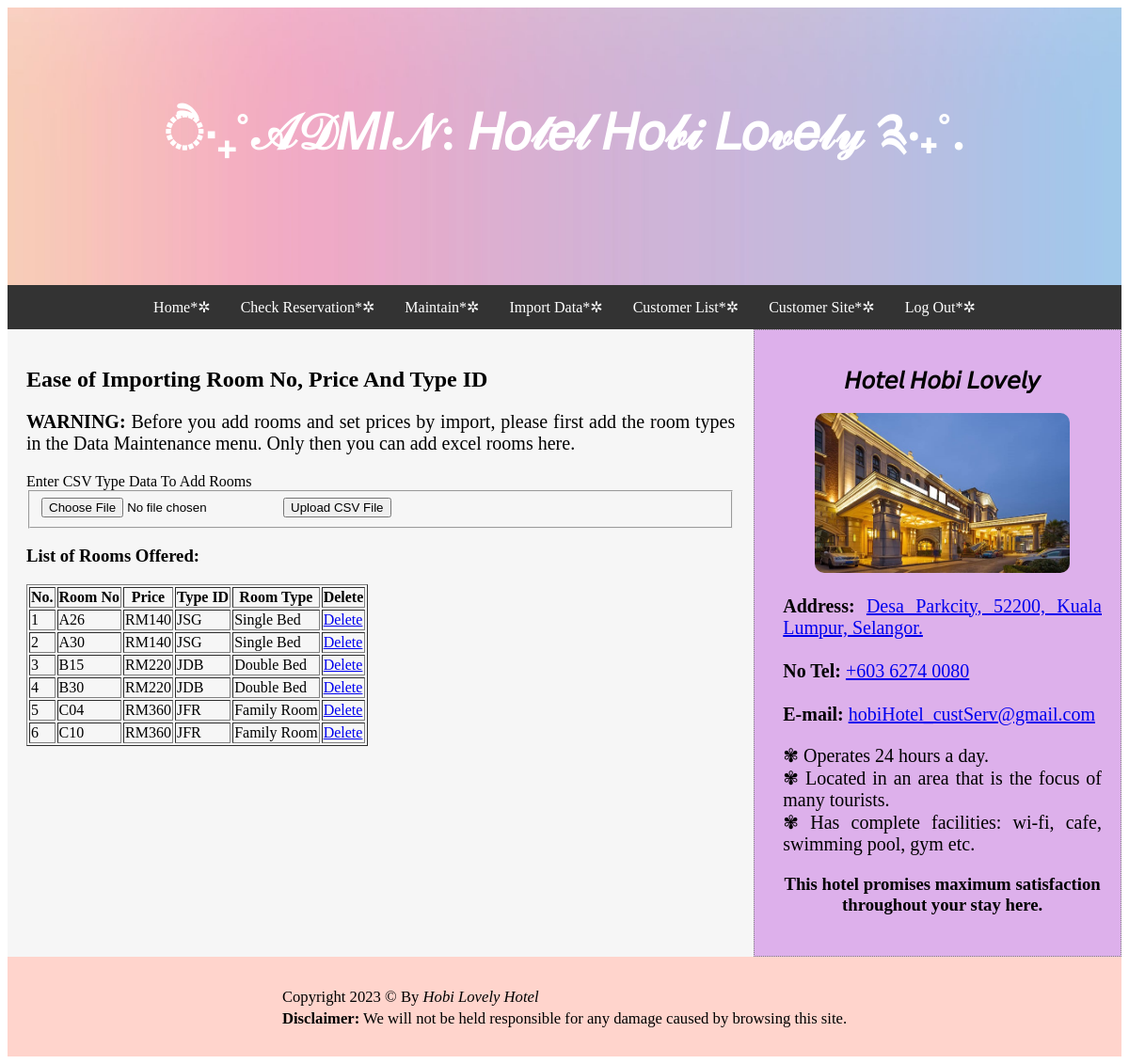
/admin/import.php (signed in), run on the app's committed database.
### tables this page shows
CREATE TABLE `room` (
  `idbilik` char(5) NOT NULL,
  `hargabilik` double DEFAULT NULL,
  `idjenis` char(5) NOT NULL
);

CREATE TABLE `jenis` (
  `idjenis` char(5) NOT NULL,
  `bilangan` char(2) NOT NULL,
  `jenisbilik` char(50) NOT NULL
);

### admin/paparbilik.php (the view, shortened to what this page needs)
<h3>List of Rooms Offered:</h3>
<table border="1">
	<tr>
		<th>No.</th>
		<th>Room No</th>
		<th>Price</th>
		<th>Type ID</th>
		<th>Room Type</th>
		<th>Delete</th>
	</tr>
	<?php
	include 'capaian.php';
	$SQL="SELECT* from room inner join jenis on room.idjenis=jenis.idjenis order by room.idbilik limit 25";
	$panggil=mysqli_query($connect,$SQL);
	$i=0;
	while($data=mysqli_fetch_array($panggil)){
		$idbilik=$data['idbilik'];
		$harga=$data['hargabilik'];
		$idjenis=$data['idjenis'];
		$jenisbilik=$data['jenisbilik'];
		$i++;
		echo "<tr><td>$i</td>
		<td>$idbilik</td>
		<td>RM$harga</td>
		<td>$idjenis</td>
		<td>$jenisbilik</td>
		<td><a href='deletebilik.php?idbilik=$idbilik'>Delete</a></td></tr>";
	}
	?>
</table>

### admin/style1.css (style rules this page uses)
* { box-sizing: border-box; }
body { font-family: Garamond, serif; }

### data on the page
room: idbilik "A26", hargabilik "140", idjenis.idjenis "JSG", idjenis.jenisbilik "Single Bed"
room: idbilik "A30", hargabilik "140", idjenis.idjenis "JSG", idjenis.jenisbilik "Single Bed"
room: idbilik "B15", hargabilik "220", idjenis.idjenis "JDB", idjenis.jenisbilik "Double Bed"
room: idbilik "B30", hargabilik "220", idjenis.idjenis "JDB", idjenis.jenisbilik "Double Bed"
room: idbilik "C04", hargabilik "360", idjenis.idjenis "JFR", idjenis.jenisbilik "Family Room"
room: idbilik "C10", hargabilik "360", idjenis.idjenis "JFR", idjenis.jenisbilik "Family Room"
